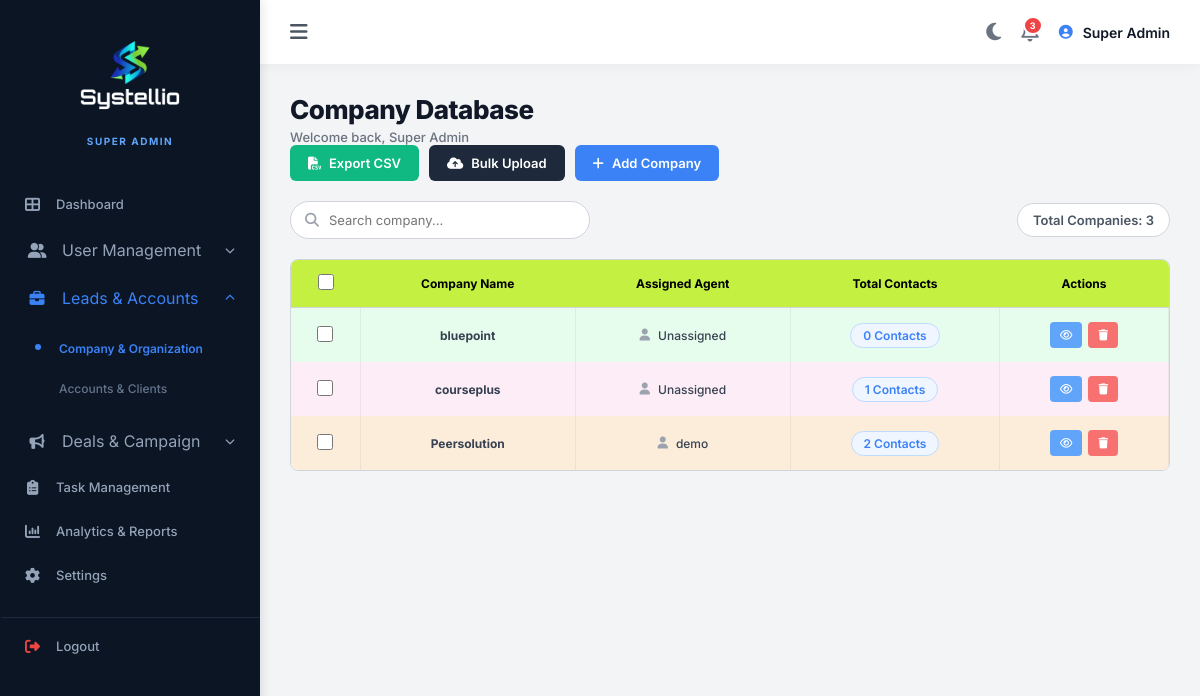
The app's page /company_list.php (signed in) with its own data.
### tables this page shows
CREATE TABLE `companies` (
  `id` int(11) NOT NULL,
  `company_name` varchar(255) NOT NULL,
  `assigned_agent` varchar(255) DEFAULT 'Unassigned',
  `total_contacts` int(11) DEFAULT 0,
  `created_at` timestamp NOT NULL DEFAULT current_timestamp()
);

### company_list.php (the view, shortened to what this page needs)
<?php
@include 'config.php';
$hasCompanies = false;
$companyTableRows = "";
$totalCompanies = "0";
if(isset($conn)){
    try {
        $query_string = "
            SELECT c.id, c.company_name, c.assigned_agent,
                   (SELECT COUNT(*) FROM contacts WHERE company_id = c.id) AS total_dynamic_contacts
            FROM companies c
            ORDER BY c.id DESC
        ";
        $comp_query = mysqli_query($conn, $query_string);
        if($comp_query && mysqli_num_rows($comp_query) > 0){
            $hasCompanies = true;
            $totalCompanies = mysqli_num_rows($comp_query);
            while($row = mysqli_fetch_assoc($comp_query)){
                $c_name = htmlspecialchars($row['company_name']);
                $c_agent = htmlspecialchars($row['assigned_agent']);
                $c_contacts = htmlspecialchars($row['total_dynamic_contacts']);
                $c_id = $row['id'];
                $companyTableRows .= "<tr>
                    <td><input type='checkbox' class='tbl-checkbox'></td>
                    <td><b>{$c_name}</b></td>
                    <td><div style='display:flex; justify-content:center; align-items:center; gap:8px;'><i class='fa-solid fa-user' style='color:#9ca3af;'></i> {$c_agent}</div></td>
                    <td><span class='comp-contacts-pill'>{$c_contacts} Contacts</span></td>
                    <td>
                        <div class='action-btns'>
                            <button class='btn-view' title='View' onclick=\"showToast('View Feature Coming Soon','success')\"><i class='fa-regular fa-eye'></i></button>
                            <form method='POST' id='delete-comp-{$c_id}' style='display:inline;'>
                                <input type='hidden' name='delete_company_id' value='{$c_id}'>
                                <input type='hidden' name='delete_company' value='1'>
                                <button type='button' class='btn-delete' onclick='confirmDelete(\"delete-comp-{$c_id}\", \"company\")' title='Delete'><i class='fa-solid fa-trash'></i></button>
                            </form>
                        </div>
                    </td>
                </tr>";
            }
        }
    } catch(mysqli_sql_exception $e) {}
}
?>
<!DOCTYPE html>
<html lang="en">
<head>
    <link rel="stylesheet" href="https://cdnjs.cloudflare.com/ajax/libs/font-awesome/6.4.0/css/all.min.css">
</head>
<body>
    <div class="sidebar" id="sidebar">
        <div class="sidebar-header">
            <img src="img/logo.png" alt="Systellio Logo" class="sidebar-logo">
            <span class="brand-role">SUPER ADMIN</span>
        </div>
        <ul class="sidebar-menu">
            <li onclick="window.location.href='super_admin_dashboard.php'"><i class="fa-solid fa-table-cells-large"></i><a href="super_admin_dashboard.php">Dashboard</a></li>
            <li class="dropdown-item" id="userMenu">
                <div class="dropdown-title" onclick="toggleSubMenu('userMenu')">
                    <div class="dropdown-title-left"><i class="fa-solid fa-user-group"></i><span>User Management</span></div>
                    <i class="fa-solid fa-chevron-down dropdown-icon"></i>
                </div>
            </li>
            <li class="dropdown-item open" id="leadsMenu">
                <div class="dropdown-title active-main" onclick="toggleSubMenu('leadsMenu')">
                    <div class="dropdown-title-left"><i class="fa-solid fa-briefcase"></i><span>Leads & Accounts</span></div>
                    <i class="fa-solid fa-chevron-down dropdown-icon" style="transform: rotate(180deg);"></i>
                </div>
                <ul class="submenu" style="display: block;">
                    <li class="active-sub"><a href="company_list.php">Company & Organization</a></li>
                    <li><a href="client_list.php">Accounts & Clients</a></li>
                </ul>
            </li>
            <li class="dropdown-item" id="dealsMenu">
                <div class="dropdown-title" onclick="toggleSubMenu('dealsMenu')">
                    <div class="dropdown-title-left"><i class="fa-solid fa-bullhorn"></i><span>Deals & Campaign</span></div>
                    <i class="fa-solid fa-chevron-down dropdown-icon"></i>
                </div>
            </li>
            <li onclick="window.location.href='#'"><i class="fa-solid fa-clipboard-list"></i><a href="#">Task Management</a></li>
            <li onclick="window.location.href='analytics_reports.php'"><i class="fa-solid fa-chart-column"></i><a href="analytics_reports.php">Analytics & Reports</a></li>
            <li onclick="window.location.href='settings.php'"><i class="fa-solid fa-gear"></i><a href="settings.php">Settings</a></li>
            <li style="margin-top: 20px; border-top: 1px solid #1e293b; padding-top: 20px;" onclick="window.location.href='logout.php'"><i class="fa-solid fa-right-from-bracket" style="color: #ef4444;"></i><a href="#">Logout</a></li>
        </ul>
    </div>
    <div class="main-content">
        <div class="top-navbar">
            <div><i class="fa-solid fa-bars toggle-btn" id="outerToggle"></i></div>
            <div class="navbar-actions">
                <i class="fa-solid fa-moon nav-icon-btn" id="darkModeToggle"></i>
                <div class="nav-icon-btn" title="Notifications" onclick="showToast('No new notifications', 'success')"><i class="fa-regular fa-bell"></i><span class="notification-badge">3</span></div>
                <div class="user-profile"><i class="fa-solid fa-circle-user" style="color: #3b82f6;"></i><span><?php echo $_SESSION['name']; ?></span></div>
            </div>
        </div>
        <div class="company-container">
            <div class="user-list-header" style="margin-bottom: 20px;">
                <div class="comp-header-title">
                    <h1>Company Database</h1>
                    <p>Welcome back, <?php echo $_SESSION['name']; ?></p>
                </div>
                <div class="header-buttons">
                    <form method="POST" style="display:inline-block;">
                        <button type="submit" name="export_companies_csv" class="btn-export" style="height: 100%;"><i class="fa-solid fa-file-csv"></i> Export CSV</button>
                    </form>
                    <button class="btn-upload" onclick="openModal('bulkUploadCompanyModal')"><i class="fa-solid fa-cloud-arrow-up"></i> Bulk Upload</button>
                    <button class="btn-add-client" onclick="openModal('addCompanyModal')"><i class="fa-solid fa-plus"></i> Add Company</button>
                </div>
            </div>
            <div class="comp-toolbar">
                <div class="comp-search">
                    <i class="fa-solid fa-magnifying-glass"></i>
                    <input type="text" placeholder="Search company...">
                </div>
                <div class="comp-total">Total Companies: <?php echo (isset($hasCompanies) && $hasCompanies) ? $totalCompanies : "4"; ?></div>
            </div>
            <div class="table-wrapper">
                <table class="custom-table">
                    <thead>
                        <tr>
                            <th><input type="checkbox" class="tbl-checkbox" title="Select All"></th>
                            <th>Company Name</th>
                            <th>Assigned Agent</th>
                            <th>Total Contacts</th>
                            <th>Actions</th>
                        </tr>
                    </thead>
                    <tbody>
                        <?php if(isset($hasCompanies) && $hasCompanies): ?>
                            <?php echo $companyTableRows; ?>
                        <?php endif; ?>
                    </tbody>
                </table>
            </div>
        </div>
    </div>
</body>
</html>

### records on screen
companies: company_name "bluepoint", assigned_agent "Unassigned", c_contacts "0"
companies: company_name "courseplus", assigned_agent "Unassigned", c_contacts "1"
companies: company_name "Peersolution", assigned_agent "demo", c_contacts "2"

### other values on screen
$_SESSION['name'] "Super Admin"
$totalCompanies "3"
